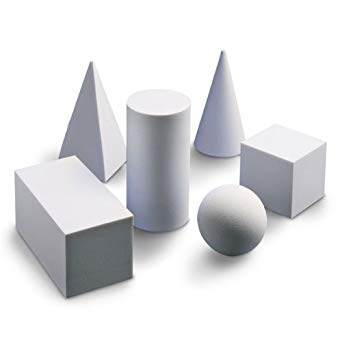
#> input picture img/solids.jpg, 342 x 342 px, found by its file name
$ python 05_FAST.py
#> lines starting #> are read from the running program, lines starting #| are printed output that depends on the picture
#!/usr/bin/env python3
# -*- coding: utf-8 -*-
"""
Created by lativ on 22/07/18 at 19:35
"""
import cv2 as cv

def show(img1, img2):
    cv.imshow('with sup', img1)
    cv.imshow('without sup', img2)
    while True:
        if 0xFF & cv.waitKey(1) == ord('q'):
            break
    cv.destroyAllWindows()

folder_imgs = '/home/lativ/Documents/UFAL/repos/visaocomp/img/'
img = cv.imread(folder_imgs + 'solids.jpg', 0)
#> img: shape (342, 342); min 52, max 255, mean 223.4

fast = cv.FastFeatureDetector_create()

kp = fast.detect(img, None)
#> kp = 227 keypoints; strongest (x, y, size): (240, 184, 7), (221, 52, 7), (131, 215, 7), (91, 63, 7)
img2 = cv.drawKeypoints(img, kp, None, color=(255, 0, 0))
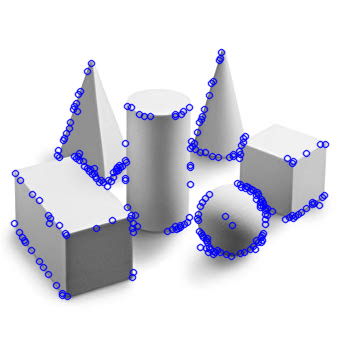
#> img2: shape (342, 342, 3); mean of channels 0, 1, 2 226, 216.9, 216.9; drawn as B, G, R

print("Threshold: {}".format(fast.getThreshold()))
print("nonMaxSuppressions: {}".format(fast.getNonmaxSuppression()))
print("neighborhood: {}".format(fast.getType()))
print("Total Keypoints with nonMaxSupression: {}".format(len(kp)))
#| Total Keypoints with nonMaxSupression: 227

fast.setNonmaxSuppression(0)
kp = fast.detect(img, None)
#> kp = 767 keypoints; strongest (x, y, size): (222, 49, 7), (221, 50, 7), (222, 50, 7), (223, 50, 7)

print("Total keypoints without nonMaxSupression: {}".format(len(kp)))
#| Total keypoints without nonMaxSupression: 767

img3 = cv.drawKeypoints(img, kp, None, color=(255, 0, 0))
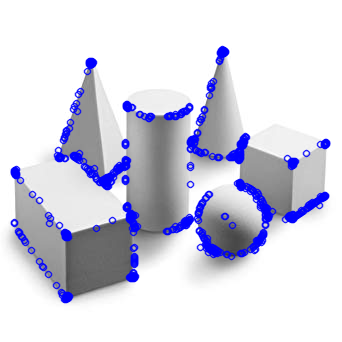
#> img3: shape (342, 342, 3); mean of channels 0, 1, 2 227.6, 212.7, 212.7; drawn as B, G, R

show(img2, img3)
#> (key q is pressed here)
